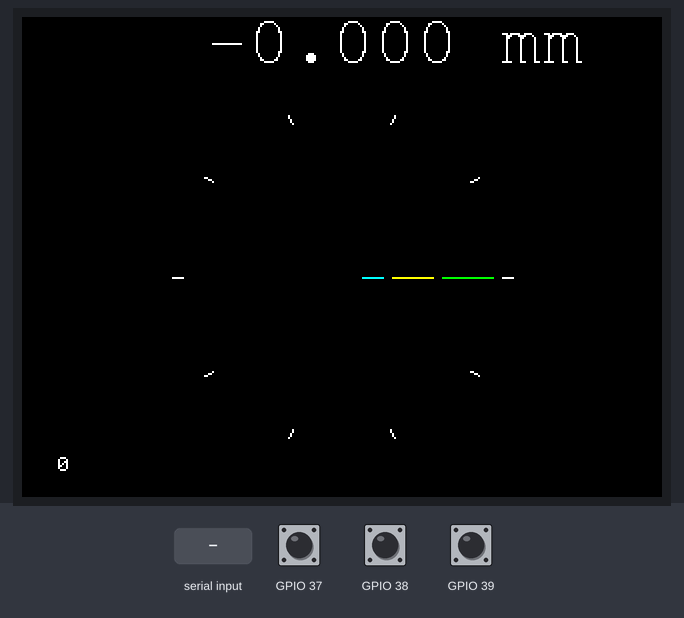
This program was run on a simulated ESP32. On the bench: 320×240 colour display. The inputs (shaded band) are chosen by the test bench; at power-on: GPIO 39 HIGH, GPIO 37 HIGH, GPIO 38 HIGH.

Above: at 1.3 s.
1.4 s: "1" received over the second serial link
At 3.7 s:
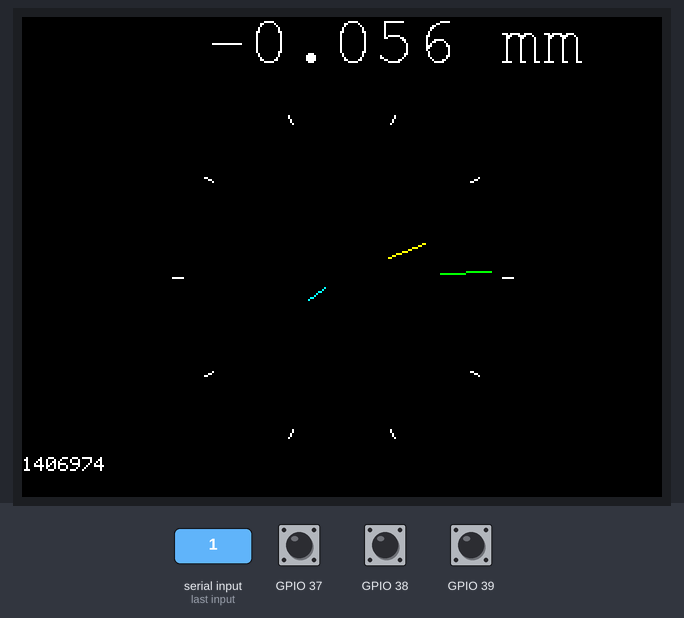
4.0 s: "0" received over the second serial link
At 6.2 s:
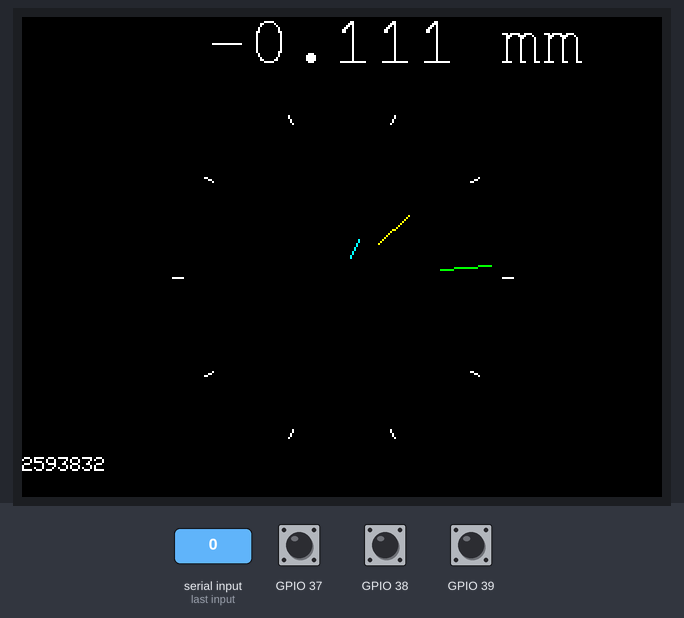
6.5 s: GPIO 39 pulled LOW for 0.15 s
At 7.2 s:
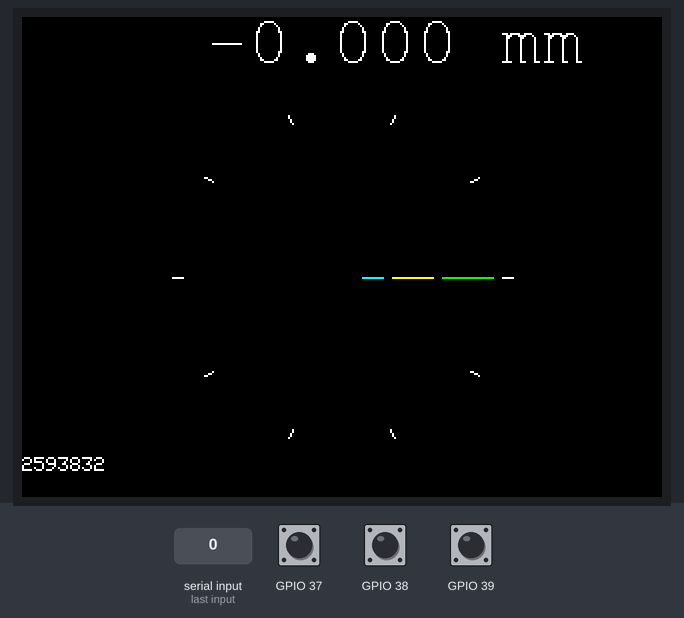
Timing chart, 0 to 9.5 s (numbered marks = the images above; inputs shaded):
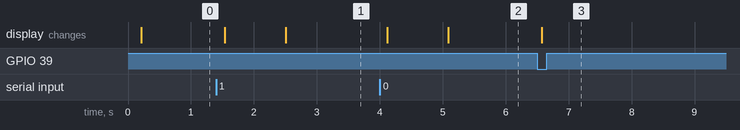

The program:

main.cpp
```cpp
#include <M5stack.h>

float I, Q;

long t_loop_us;

float turn = 0;
float turn_frac, turnTotal, turn_frac0 = 0;
float turnTotal_avg = 0;
const float epsilon = 0.02;

TFT_eSprite img(&M5.Lcd);

void TaskGUI(void *param);

void setup()
{
  M5.begin();
  Serial.begin(115200);
  Serial2.begin(2000000, SERIAL_8N1, 22, 21);

  xTaskCreatePinnedToCore(TaskGUI, NULL, 4000, NULL, 0, NULL, 0);

  img.setColorDepth(8);
  img.createSprite(320, 40);

  /*while (true)
   {
     if (Serial2.available() && Serial2.read() == 255)
     {
       char x[5];
       Serial2.readBytes(x, 4);
       //I = (x[0] * 256 + x[1] - 32768) / 32767.0;
       //Q = (x[2] * 256 + x[3] - 32768) / 32767.0;

       // I = (i - 128) / 128.0;
       // Q = (q - 128) / 128.0;

       // I = (i - 32768) / 32767;
       // Q = (q - 32768) / 32767;
       //  angle = atan2f(Q, I);

       break;
     }
   }*/
}

void TaskGUI(void *param)
{
  float I_old, Q_old;
  static float angle_old = 0;
  const int x0 = 160, y0 = 130;
  const int r = 100;
  int r1, r2;
  float cosin, sinus;

  r1 = 80, r2 = 85;
  const int N_TICKS = 10;
  for (int i = 0; i < N_TICKS; i++)
  {
    cosin = cos(2 * PI * i / N_TICKS); // epsilon * I + (1 - epsilon) * I_old;
    sinus = sin(2 * PI * i / N_TICKS); // epsilon * Q + (1 - epsilon) * Q_old;
    M5.Lcd.drawLine(x0 + cosin * r1, y0 - sinus * r1, x0 + cosin * r2, y0 - sinus * r2, WHITE);
  }

  while (true)
  {
    M5.update();
    if (M5.BtnA.isPressed())
    {
      turn = 0;
      turn_frac0 = turn_frac;
      turnTotal_avg = turn_frac;
    }

    float angle = (turnTotal_avg - turn_frac0) * 2 * PI * 4.5;

    r1 = 25, r2 = 45;
    cosin = cos(angle_old); // epsilon * I + (1 - epsilon) * I_old;
    sinus = sin(angle_old); // epsilon * Q + (1 - epsilon) * Q_old;
    M5.Lcd.drawLine(x0 + cosin * r1, y0 - sinus * r1, x0 + cosin * r2, y0 - sinus * r2, BLACK);
    cosin = cos(angle); // epsilon * I + (1 - epsilon) * I_old;
    sinus = sin(angle);
    M5.Lcd.drawLine(x0 + cosin * r1, y0 - sinus * r1, x0 + cosin * r2, y0 - sinus * r2, YELLOW);

    r1 = 50, r2 = 75;
    cosin = cos(angle_old / 10); // epsilon * I + (1 - epsilon) * I_old;
    sinus = sin(angle_old / 10); // epsilon * Q + (1 - epsilon) * Q_old;
    M5.Lcd.drawLine(x0 + cosin * r1, y0 - sinus * r1, x0 + cosin * r2, y0 - sinus * r2, BLACK);
    cosin = cos(angle / 10); // epsilon * I + (1 - epsilon) * I_old;
    sinus = sin(angle / 10);
    M5.Lcd.drawLine(x0 + cosin * r1, y0 - sinus * r1, x0 + cosin * r2, y0 - sinus * r2, GREEN);

    r1 = 10, r2 = 20;
    cosin = cos(angle_old * 10); // epsilon * I + (1 - epsilon) * I_old;
    sinus = sin(angle_old * 10); // epsilon * Q + (1 - epsilon) * Q_old;
    M5.lcd.drawLine(x0 + cosin * r1, y0 - sinus * r1, x0 + cosin * r2, y0 - sinus * r2, BLACK);
    cosin = cos(angle * 10); // epsilon * I + (1 - epsilon) * I_old;
    sinus = sin(angle * 10);
    M5.lcd.drawLine(x0 + cosin * r1, y0 - sinus * r1, x0 + cosin * r2, y0 - sinus * r2, CYAN);

    img.fillSprite(BLACK);
    char str[80];
    // sprintf(str, "%10.2f", (turnTotal_avg - turn_frac0) * 4.25);
    img.setTextColor(WHITE);
    img.setTextDatum(BL_DATUM);
    img.setFreeFont(&FreeMono18pt7b);

    /* int x = abs((turnTotal_avg - turn_frac0) * 4.25 * 1000);
     int dec = (turnTotal_avg - turn_frac0) * 4.25;
     int frac1 = */

    float distance = -(turnTotal_avg - turn_frac0) * 4.25;

    sprintf(str, "%8.3f mm", distance);
    img.drawString(str, 50, 30);

    /*img.setTextColor(YELLOW);
    sprintf(str, "%02d", abs((int)(distance * 100) % 100));
    img.drawString(str, 50 + 6 * 18, 30);

    sprintf(str, "%1d", abs((int)(1000 * distance) % 10));
    img.setTextDatum(BR_DATUM);
    img.setFreeFont(&FreeMono12pt7b);
    img.drawString(str, 50 + 9 * 18, 27);*/

    // M5.Lcd.setTextSize(3);
    //  M5.Lcd.printf("%7.3f %7.3f", (turnTotal_avg - turn_frac0), (turnTotal_avg - turn_frac0) * 4.25);

    img.pushSprite(0, 0);

    angle_old = angle;
    // I_old = I_New;
    // Q_old = Q_New;

    M5.Lcd.setCursor(0, 220);
    M5.Lcd.printf("%4d", t_loop_us);
    delay(25);
  }
}

void loop()
{

  static long t_request;
  static bool data_requested = false;
  static int count = 0;
  static float I_old, Q_old;
  char x[5];
  // Serial2.flush();

  if (!data_requested || (micros() > t_request + 500))
  {
    data_requested = true;
    t_request = micros();
    Serial2.write(0);
  }

  //Serial2.write(0);

  if (Serial2.available())
  {
    static long t_loop_old;
    t_loop_us = micros() - t_loop_old;
    t_loop_old = micros();

    count++;
    Serial2.readBytes(x, 4);
    I = (x[0] * 256 + x[1] - 32768) / 32767.0;
    Q = (x[2] * 256 + x[3] - 32768) / 32767.0;

    if (Q >= 0 && Q_old < 0 && I < 0)
      turn--;
    if (Q < 0 && Q_old >= 0 && I < 0)
      turn++;

    turn_frac = atan2f(Q, I) / PI / 2.0;
    turnTotal = (turn + turn_frac);

    turnTotal_avg = epsilon * turnTotal + (1 - epsilon) * turnTotal_avg;

    data_requested = false;
    Q_old = Q;
    I_old = I;
  }

}
```

Measured:
- after the input at 1.4 s, the display: first changes after 0.13 s (image 1 shows a later state)
- after the input at 4.0 s, the display: first changes after 0.12 s (image 2 shows a later state)
- after the input at 6.5 s, the display: changes after 0.08 s (image 3)
